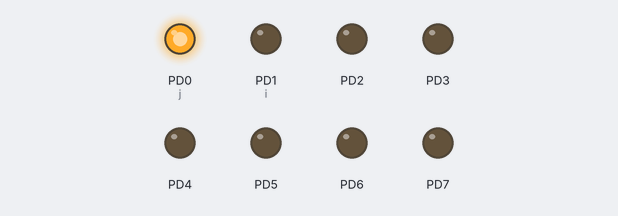
Recording of a program running on a simulated ATmega8, built with avr-gcc and emulated at 8 MHz. Shown: output pins drawn as LEDs (lit = HIGH).

Above: at 0.05 s.
At 0.45 s:
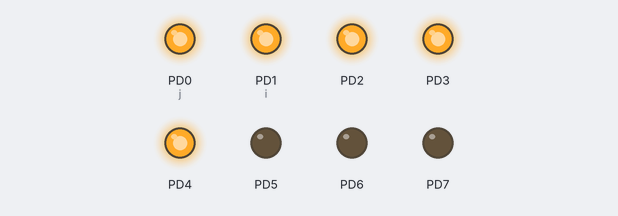
At 0.85 s:
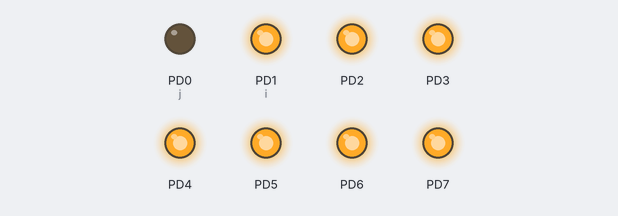
At 1.75 s:
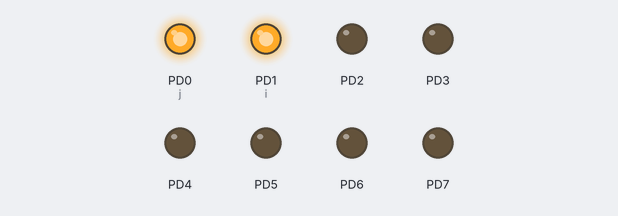
At 2.65 s:
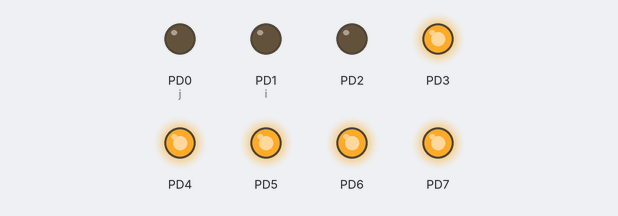
At 3.55 s:
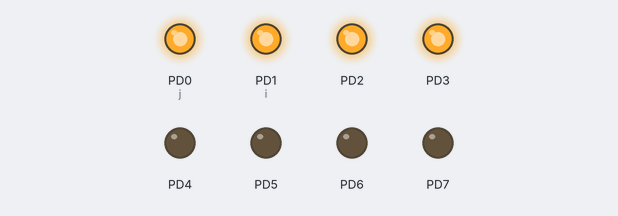
Timing chart, 0 to 3.9 s (numbered marks = the images above):
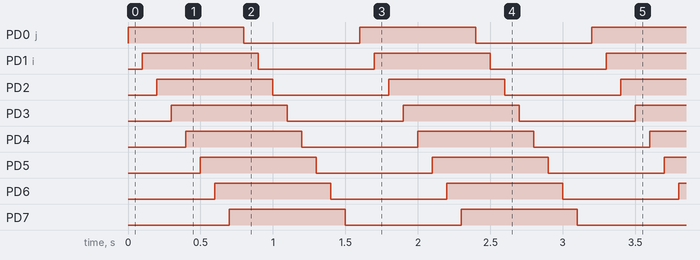

The program:

main.c
```c
#define __AVR_ATmega8__
#define F_CPU 8000000UL
#include <avr/io.h>
#include <util/delay.h>
#include <stdbool.h>

// #include<stdio.h>

void KITT();

void wave();

int main() {

    // DDRD |= (255 << DDD0);
    DDRD = 0xFF;


    while (1) {

        wave();
        // KITT();


    }
    return 0;
}

void KITT()
{
    static uint16_t i = 1;
    static bool back = false;


    PORTD |= (i << PORTD0);

    _delay_ms(100);

    PORTD &= ~(i << PORTD0);

    if(!back)
    {
        i *= 2;

        if(i > 128)
        {
            i /= 2;
            back = true;
        }
    }

    if(back)
    {
        i /= 2;

        if(i <= 1)
        back = false;
        // i = 1;
    }


}

void wave()
{
        static uint8_t j = 0;

        PORTD ^= (1 << j);

        ++j;

        _delay_ms(100);

        if(j == PORTD7 + 1)
        {
            j = 0;
        }
}
```

Measured:
- by itself, PD0 (j), PD1 (i), PD2–7: alternates HIGH for 0.80 s and LOW for 0.80 s
- by itself, everything shown: repeats every 1.6 s, in 16 steps
